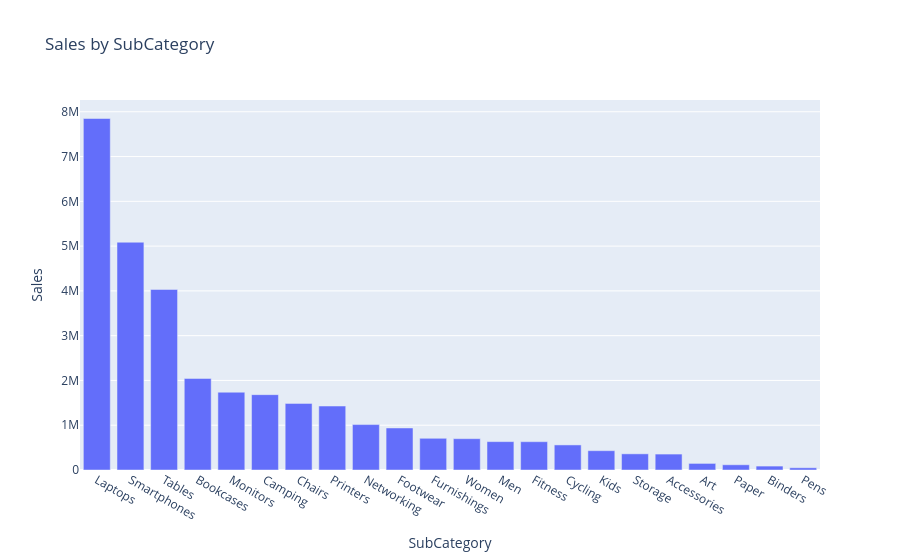

Notebook code cell kept with this figure:
### Code cell
subcategory_analysis = (
    df.groupby("SubCategory")["Sales"]
    .sum()
    .sort_values(ascending=False)
    .reset_index()
)

fig = px.bar(
    subcategory_analysis,
    x="SubCategory",
    y="Sales",
    title="Sales by SubCategory"
)

fig.show()

### Figure 1 — Plotly figure (JSON) as saved in the notebook; plotly's stock layout.template omitted (floating-point values rounded to 4 significant figures)
{"data": [{"hovertemplate": "SubCategory=%{x}<br>Sales=%{y}<extra></extra>", "legendgroup": "", "marker": {"color": "#636efa", "pattern": {"shape": ""}}, "name": "", "orientation": "v", "showlegend": false, "textposition": "auto", "type": "bar", "x": ["Laptops", "Smartphones", "Tables", "Bookcases", "Monitors", "Camping", "Chairs", "Printers", "Networking", "Footwear", "Furnishings", "Women", "Men", "Fitness", "Cycling", "Kids", "Storage", "Accessories", "Art", "Paper", "Binders", "Pens"], "xaxis": "x", "y": [7850000.0, 5087000.0, 4032000.0, 2045000.0, 1737000.0, 1683000.0, 1488000.0, 1429000.0, 1015000.0, 938600.0, 708200.0, 699500.0, 633800.0, 632300.0, 559800.0, 431600.0, 361000.0, 355700.0, 147200.0, 116700.0, 87570.0, 49710.0], "yaxis": "y"}], "layout": {"barmode": "relative", "legend": {"tracegroupgap": 0}, "title": {"text": "Sales by SubCategory"}, "xaxis": {"anchor": "y", "domain": [0, 1], "title": {"text": "SubCategory"}}, "yaxis": {"anchor": "x", "domain": [0, 1], "title": {"text": "Sales"}}}}
